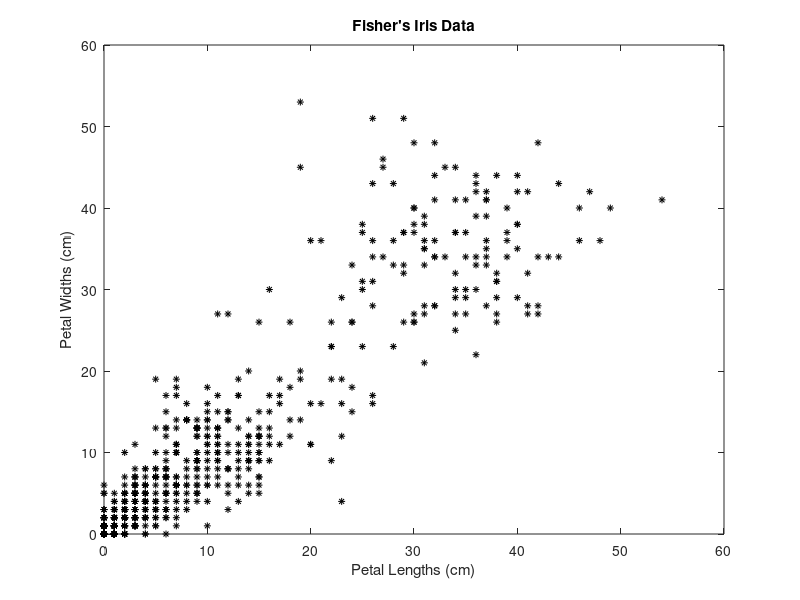
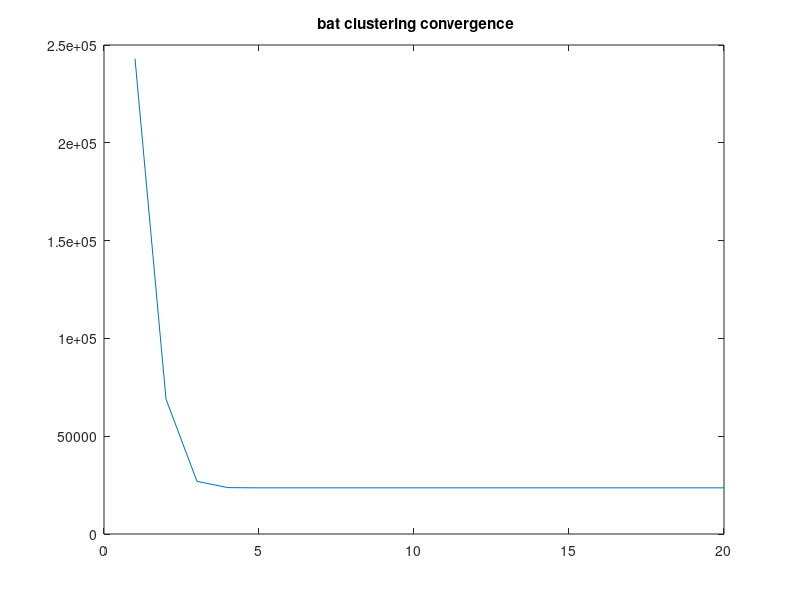
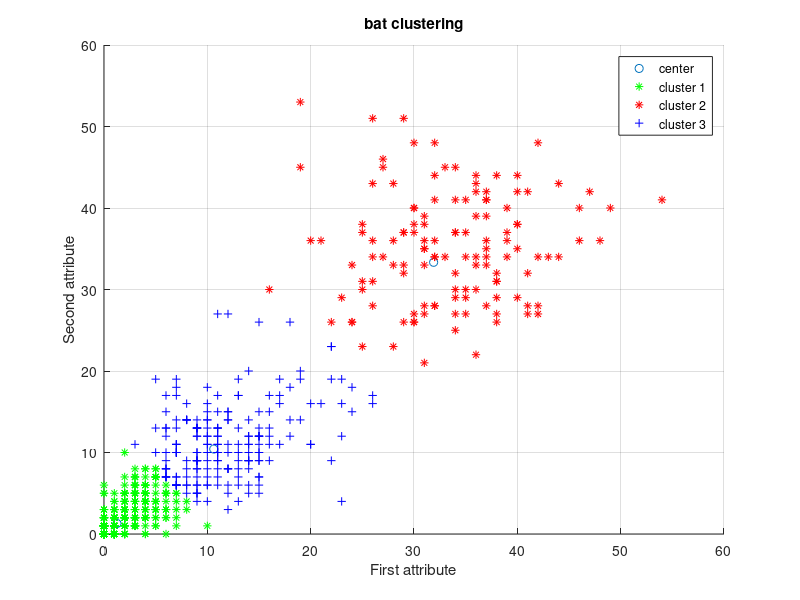

Source code (MATLAB) for these figures, in order: (Note: this script raises an error after producing the figures.)
sam=load('SALES1.txt');
figure(6)
plot(sam(:,1),sam(:,2),'k*','MarkerSize',5);
title 'Fisher''s Iris Data';
xlabel 'Petal Lengths (cm)';
ylabel 'Petal Widths (cm)';
rng(1); % For reproducibility

[S,D] = size(sam);

%D=D-1;
sam1=sam(:,1:D);
N = 20;
A = 0.5;  %loudness
r = 0.5;   %pulse rate
K = 3;
M = 20;
%frequency range
Qmin = 0;
Qmax = 0.02;

%iteration parameter
tol = 10^(-5);
N_iter = 0;

time=[];
%initial arrays
Q = zeros(N,1); %frequency
v = zeros(N,D*K); %velocities
%tic
%%
% initialize clustering matrix clamt is a N*S
for i=1:N
    clmat(i,:)=randperm(S);
    clmat(i,clmat(i,:)>K)=ceil(rand(1,sum(clmat(i,:)>K))*K);
end

%%
% initialize best fitness
fitt=inf*ones(1,N);
% best clustring
fljg=clmat(1,:);
%  The initial locations of n bats
x=zeros(N,K*D);
cen=zeros(K,D);
fitt2=fitt;
% best solution
fg=inf;
pg=x(1,:);

%%
%----------start---------%
  tic
     for count=1:M
         count
       
    for i=1:N
        ww=zeros(S,K);
        % if belong class, the value is 1 otherwise 0
        for ii=1:S
            ww(ii,clmat(i,ii))=1;
        end
        ccc=[];tmp=0;
        for j= 1:K
            % sum of attributes values
            sumcs = sum(ww(:,j)*ones(1,D).*sam1);
            % number of attributes
            countcs = sum(ww(:,j));
            % class center
            % attributes' number is 0, the center is 0
            if countcs==0
                cen(j,:)=zeros(1,D);
            % otherwise the center is mean of attributes value
            else
                cen(j,:)=sumcs/countcs;
                centmp(j,:)=cen(j,:);
            end
            ccc=[ccc,cen(j,:)];
            aa=find(ww(:,j)==1);
            if length(aa)~=0
                for k=1:length(aa)
                    tmp=tmp+(sum((sam1(aa(k),:)-cen(j,:)).^2));
                end
            end
        end
        x(i,:)=ccc;
        %best fitness
        fitt2(i)=tmp;    
    end
    %update.move
    [lightn,index] = sort(fitt2);
    x=x(index,:);
    [fmin,index] = min(fitt2);
    best = x(1);
      %lightn
    
    for i=1:N
        if fitt2(i)<fg
            pg=x(i,:);
            fg=fitt2(i);
            fljg=clmat(i,:);
            bestx=i;
        end
    end
    %fljg
    fg
    checkline(count)=fg;  
     
  %while (fmin>tol)
  %count
  %loop over all bats/solutions
    for i=1:N,
        Q(i)=Qmin+(Qmin-Qmax)*rand;
        v(i,:)=v(i,:)+(x(i,:)-best)*Q(i);
        x(i,:)=x(i,:)+v(i,:);
        %pulse rate
        if rand>r
            x(i,:)=best+0.01*randn(1,D*K);
        % update centriod
                for z=1:K
                    cen(z,:)=x(i,(z-1)*D+1:z*D);
                end
        end
        %evaluate new solutions
        %Fnew = Fun(S(i,:));
                for p=1:S
                    tmp1=zeros(1,K);
                    for k=1:K
                        %the distance between sample and central point
                        tmp1(k)=sum((sam1(p,:)-cen(k,:)).^2);
                    end
                    %clustering
                    [tmp2 clmat(i,p)]=min(tmp1);
                end
            
                %if the solution improves or not too loud 
                    if (tmp2<fitt2(i)&(rand<A))
                        x(i,:)=x(i,:);
                        fitt2(i)=tmp2;
                    end
                    %update the current best
                    if tmp2<=fmin
                        best=x(i,:);
                        fmin=tmp2;
                    end
         
        
    end
    N_iter=N_iter+N;
    
 % time(count)=toc
%% get precision and recall

    
    
    end
%% % get centre     
      toc
%                 for z=1:K
%                     cen(z,:)=x(bestx,(z-1)*D+1:z*D);
%                 end
    
%% inter-cluster distance
interdist=0;
% for i=1:K
%      aa=find(ww(:,i)==1);
%     for j=1:K
%         bb=find(ww(:,i)==1);
%         if i~=j
%             if length(aa)~=0 & length(bb)~=0
%                 for k=1:length(aa) 
%                     for  n=1:length(bb) 
%                      interdist=interdist+sum((sam1(aa(k),:)-sam1(bb(n),:)).^2);
%                     end
%                 end
%             end
%         end
%      end
% end


for i=1:K
    for j=1:K
        if i~=j
            interdist=interdist+sum((centmp(i,:)-centmp(j,:)).^2);
        end
    end
end
interdist=interdist/2;
%%
%display
a=[];
b=[];
c=[];
d=[];
for i=1:S
    if fljg(i)==1.0
     a(end+1)=i;
    elseif fljg(i)==2.0
        b(end+1)=i;
    elseif fljg(i)==3.0
        c(end+1)=i;
    elseif fljg(i)==4.0
        d(end+1)=i;
    end
end

%%
%time=toc
figure(7)
plot(checkline);
title(' bat clustering convergence');
figure(8)
%plot3(cen(:,1),cen(:,2),cen(:,3),'o');grid;box
plot(cen(:,1),cen(:,2),'o');grid;box
title('bat clustering')
xlabel('First attribute')
ylabel('Second attribute')
YY=[1 2 3 4];
% index1 = find(YY(1) == best_solution)
% index2 = find(YY(2) == best_solution)
% index3 = find(YY(3) == best_solution)
% index4 = find(YY(4) == best_solution)
   line(sam(a,1),sam(a,2),'linestyle','none','marker','*','color','g');
   line(sam(b,1),sam(b,2),'linestyle','none','marker','*','color','r');
   line(sam(c,1),sam(c,2),'linestyle','none','marker','+','color','b');
   line(sam(d,1),sam(d,2),'linestyle','none','marker','s','color','b');
   legend('center','cluster 1','cluster 2','cluster 3');
rotate3d
std1=std2(sam1(a,:));
std22=std2(sam1(b,:));
std3=std2(sam1(c,:));
std4=std2(sam1(d,:));


%%%%%%%%%%%%%%%%%%%%%%%%%%%%% quality of clusters %%%%%%%%%%%%%%%%%%%%%%
data = sam1;
ids = fljg;
%%%%%% (1) calculation of Silhoutte coefficient%%%%%
figure(9)
[silh,h] = silhouette(data, ids);
avrgScore = mean(silh);
fprintf('Mean value of the silhoutte value over all the points is %f\n',avrgScore);

%%%% (2)calculation of Dunn Index%%%%%%%%
distM=squareform(pdist(data));
disp(sprintf('Dunns index for kmeans %d', dunns(K,distM,ids)));
figure(10)
scatter(data(:,1),data(:,2),10,ids,'filled');title('Clusters found by bat algorithm');axis equal;

    